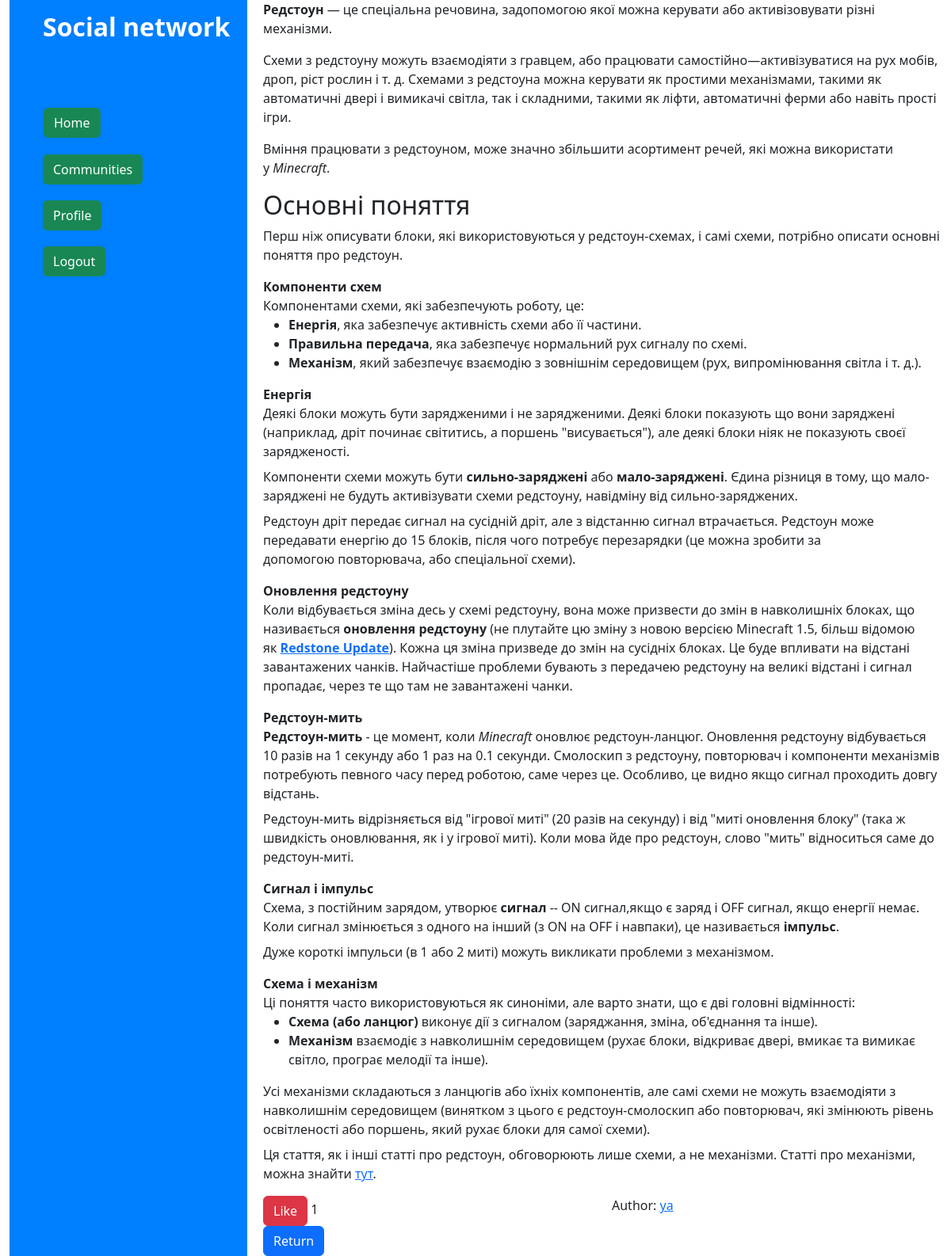
Page /social/post/2/ (signed in) on the committed database.
### social/models.py (models this page shows, shortened)
class Post(models.Model):
    name = models.CharField(max_length=50)
    post_html = HTMLField()
    community = models.ForeignKey(Community, on_delete=models.CASCADE, null=True)
    likes = models.ManyToManyField(User, blank=True, related_name='likes_post')
    author = models.ForeignKey(User, on_delete=models.PROTECT, null=True)

### social/views.py (the view)
# urls.py: path('post/<int:pk>/', views.PostDetailView.as_view(), name = 'post_detail'),
class PostDetailView(LoginRequiredMixin,DetailView):
    model = Post
    template_name = 'social/post_detail.html'
    context_object_name = 'post'
    def get_context_data(self, **kwargs):
        context = super().get_context_data(**kwargs)
        context['community'] = context['post'].community
        author = context['post'].author
        profile = Profile.objects.filter(user = author).first()
        context['author_profile_pk'] = profile.pk
        return context

### templates/social/post_detail.html (shortened to what this page needs)
{% extends 'base.html' %}
{% block content %}
    {{post.post_html|safe}}
    <div class="row">
        <div class="col">
            <form action="{% url 'like_post' post.pk %}" method="post">
                <button type="submit" class='btn btn-danger'>Like</button>
                <span>{{post.likes.count}}</span>
            </form>
        </div>
        <div class="col">
            Author: <a href="{% url 'profile_detail' author_profile_pk %}">{{post.author.username}}</a>
        </div>
    </div>
    <div class="row">
        <a href="{% url 'community' community.pk%}"><button class="btn btn-primary">Return</button></a>
    </div>
{% endblock %}

### rows in the picture
Post: post_html "Редстоун — це спеціальна речовина, задопомогою якої можна керувати або активізовувати різні механізми. Схеми з редстоуну можуть взаємодіяти з гравцем, або працювати самостійно—активізуватися на рух мобів, дроп, ріст рослин і т. д. Схемами з редстоуна можна керувати як простими механізмами, такими як автоматичні двері і вимикачі світла, так і складними, такими як ліфти, автоматичні ферми або навіть прості ігри. Вміння працювати з редстоуном, може значно збільшити асортимент речей, які можна використати у Minecraft . Основні поняття Перш ніж описувати блоки, які використовуються у редстоун-схемах, і самі схеми, потрібно описати основні поняття про редстоун. Компоненти схем Компонентами схеми,…", likes.count "1", author.username "ya"
